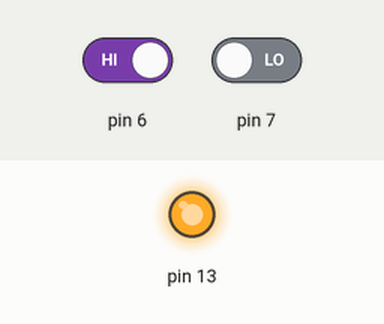
This sketch was run on a simulated Arduino Uno, built with avr-gcc and run on an emulated ATmega328P. On the bench: output pins drawn as LEDs (lit = HIGH). Dashed ring = blinking. The inputs (shaded band) are chosen by the test bench; at power-on: pin 6 HIGH, pin 7 LOW.

Above: at 1.2 s.
1.3 s: pin 6 driven LOW
At 1.7 s:
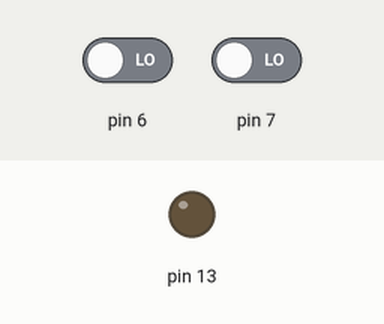
2.8 s: pin 6 driven HIGH
At 4.0 s:
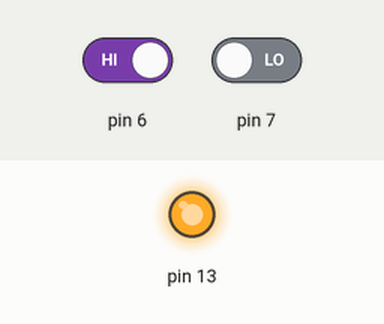
4.3 s: pin 7 driven HIGH
At 6.7 s:
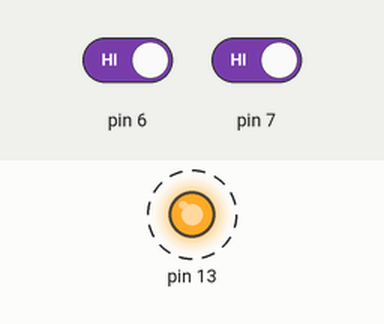
Timing chart, 0 to 13.3 s (numbered marks = the images above; inputs shaded):
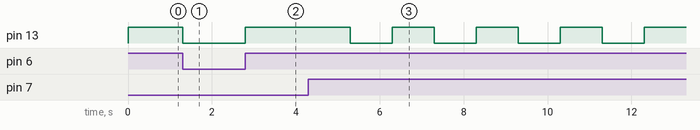

Measured:
- after the input at 1.3 s, pin 13: HIGH → LOW at once
- after the input at 2.8 s, pin 13: LOW → HIGH at once
- after the input at 4.3 s, pin 13: alternates HIGH for 1.0 s and LOW for 1.0 s, starting after 1.0 s

The sketch:

projeto_plc.ino
```cpp
void setup()
{
pinMode(13, OUTPUT);
pinMode(7, INPUT);
pinMode(6, INPUT);
}
void loop()
{
  int sAlto = digitalRead(7);
  int sbaixo = digitalRead(6);

if (sAlto==1&&sbaixo==0)
{digitalWrite(13,1);delay(5000);digitalWrite(13,0);delay(5000);}
if (sAlto==0&&sbaixo==1)
{digitalWrite(13,1);}
if (sAlto==1&&sbaixo==1)
{digitalWrite(13,1);delay(1000);digitalWrite(13,0);delay(1000);}
if (sAlto==0&&sbaixo==0)
{digitalWrite(13,0);}
}
```
